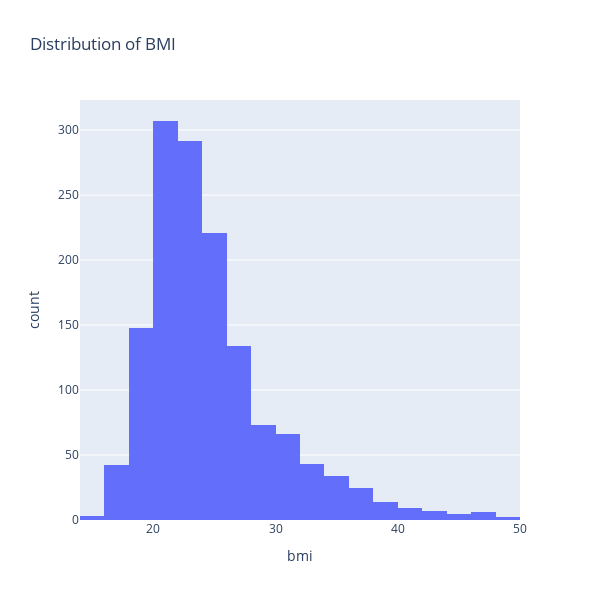

The notebook cell saved with this chart:
### Markdown cell above
## 2.6 Distribution of BMI

### Code cell
# 2. Distribution of BMI
fig_bmi = px.histogram(df, x='bmi', nbins=20, title='Distribution of BMI', labels={'x':'BMI'})
fig_bmi.update_layout(width=600, height=600)
fig_bmi.show()

### Figure 1 — Plotly figure (JSON) as saved in the notebook; plotly's stock layout.template omitted (floating-point values rounded to 4 significant figures; data arrays with more than 128 entries replaced by an {"elided": "..."} marker saying what was removed)
{"data": [{"alignmentgroup": "True", "bingroup": "x", "hovertemplate": "bmi=%{x}<br>count=%{y}<extra></extra>", "legendgroup": "", "marker": {"color": "#636efa", "pattern": {"shape": ""}}, "name": "", "nbinsx": 20, "offsetgroup": "", "orientation": "v", "showlegend": false, "type": "histogram", "x": {"elided": "2580 float values"}, "xaxis": "x", "yaxis": "y"}], "layout": {"barmode": "relative", "height": 600, "legend": {"tracegroupgap": 0}, "title": {"text": "Distribution of BMI"}, "width": 600, "xaxis": {"anchor": "y", "autorange": true, "domain": [0, 1], "range": [14, 50], "title": {"text": "bmi"}, "type": "linear"}, "yaxis": {"anchor": "x", "autorange": true, "domain": [0, 1], "range": [0, 323.2], "title": {"text": "count"}}}}
